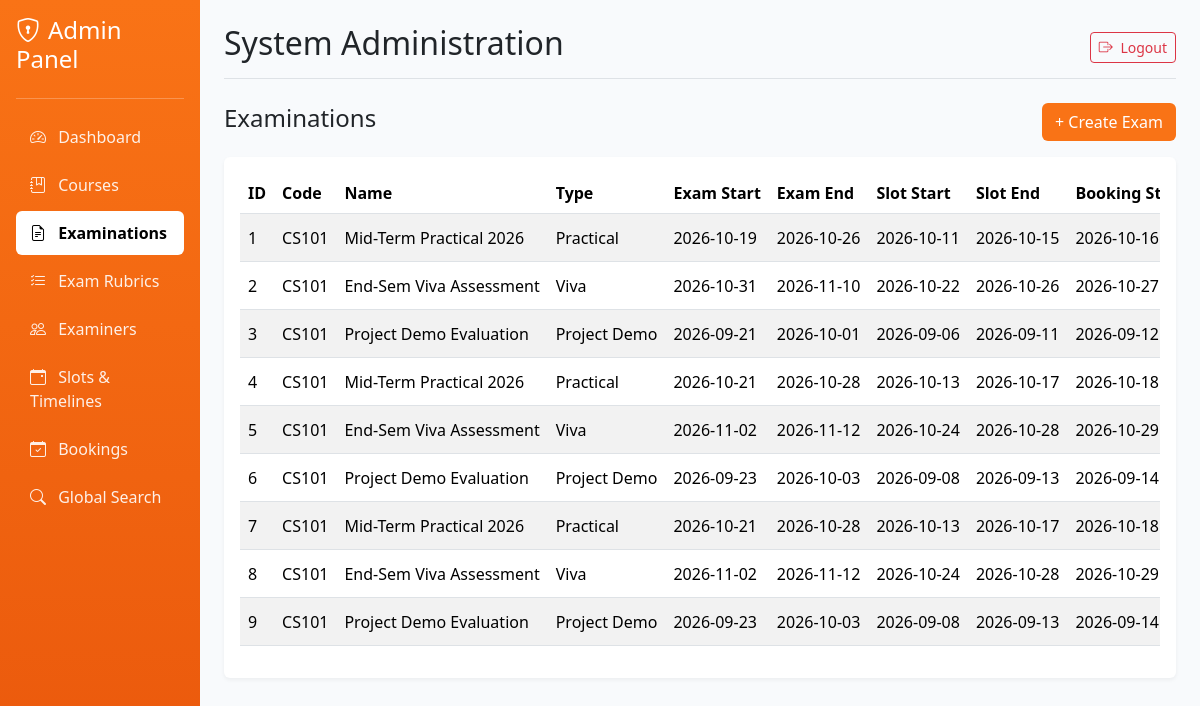
/admin/exams, run on an earlier commit of the app's database.
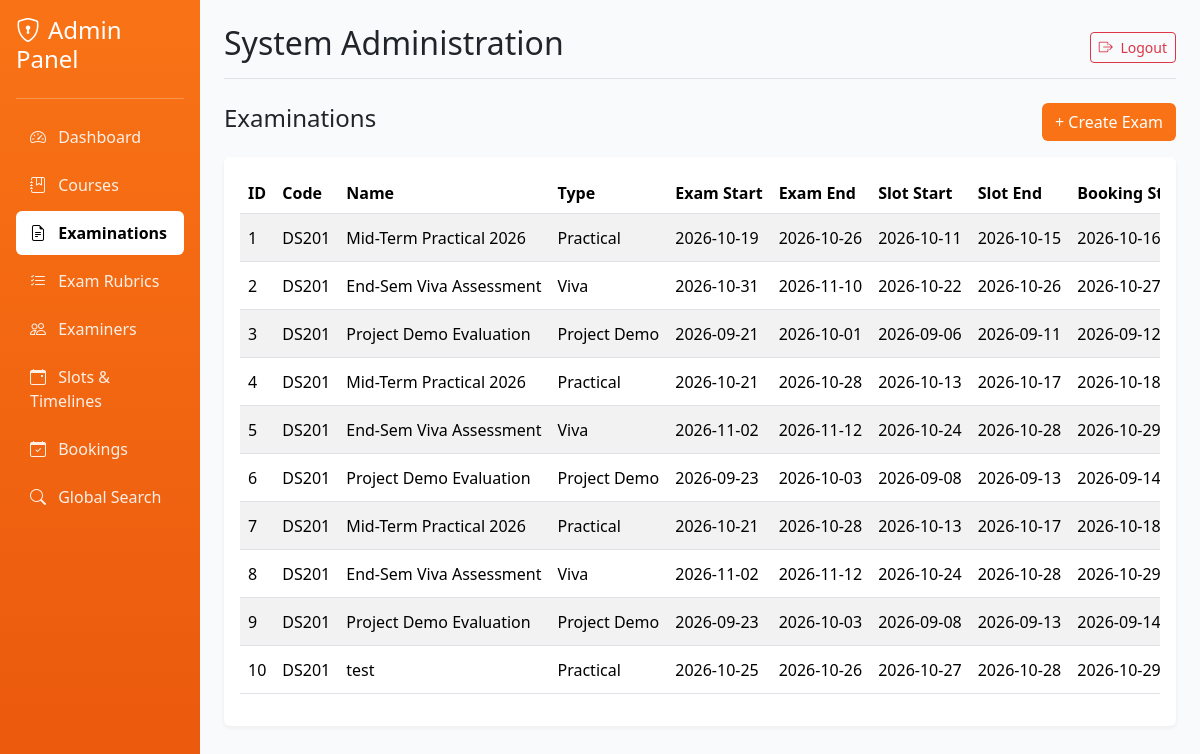
And on a later commit of the database.
### models.py (models this page shows)
class Examination(db.Model):
    id = db.Column(db.Integer, primary_key=True)
    course_id = db.Column(db.Integer, db.ForeignKey('course.id'), nullable=False)
    name = db.Column(db.String(100), nullable=False)
    exam_type = db.Column(db.String(50), nullable=False) # 'Viva', 'Practical', 'Project Demo', 'Assessment'[cite: 6]
    start_date = db.Column(db.Date, nullable=False)
    end_date = db.Column(db.Date, nullable=False)
    slot_creation_start = db.Column(db.Date, nullable=False)
    slot_creation_end = db.Column(db.Date, nullable=False)
    slot_booking_start = db.Column(db.Date, nullable=False)
    slot_booking_end = db.Column(db.Date, nullable=False)
    status = db.Column(db.String(20), default='Draft') # 'Draft', 'Slot Creation', 'Booking Open', 'Closed', 'Completed'[cite: 7]

class Course(db.Model):
    id = db.Column(db.Integer, primary_key=True)
    course_code = db.Column(db.String(20), unique=True, nullable=False)
    course_name = db.Column(db.String(100), nullable=False)
    description = db.Column(db.Text)
    status = db.Column(db.String(20), default='Active')
    exams = db.relationship('Examination', backref='course', lazy=True)

### app.py (the view)
@app.route('/admin/exams')
def admin_exams():
    exams = Examination.query.all()
    courses = Course.query.all()
    return render_template('admin/exams.html', active_page='exams', exams=exams,courses=courses)

### templates/admin/exams.html (shortened to what this page needs)
{% extends 'admin/base.html' %}
{% block content %}
<div id="exams-tab">
    <div class="d-flex justify-content-between align-items-center mb-3">
        <h4>Examinations</h4>
        <button type="button" class="btn btn-orange" data-bs-toggle="modal" data-bs-target="#examModal">
            + Create Exam
        </button>
    </div>
    <div class="card p-3">
    <div class="table-responsive">
        <table class="table table-striped align-middle text-nowrap">
            <thead>
                <tr>
                    <th>ID</th>
                    <th>Code</th>
                    <th>Name</th>
                    <th>Type</th>
                    <th>Exam Start</th>
                    <th>Exam End</th>
                    <th>Slot Start</th>
                    <th>Slot End</th>
                    <th>Booking Start</th>
                </tr>
            </thead>
            <tbody>
                {% for exam in exams %}
                <tr>
                    <td>{{ exam.id }}</td>
                    <td>{{ exam.course.course_code }}</td>
                    <td>{{ exam.name }}</td>
                    <td>{{ exam.exam_type }}</td>
                    <td>{{exam.start_date}}</td>
                    <td>{{exam.end_date}}</td>
                    <td>{{exam.slot_creation_start}}</td>
                    <td>{{exam.slot_creation_end}}</td>
                    <td>{{exam.slot_booking_start}}</td>
                </tr>
                {% else %}
                <tr>
                    <td colspan="6" class="text-center text-muted">No examinations found.</td>
                </tr>
                {% endfor %}
            </tbody>
        </table>
    </Div>
    </div>
</div>
{% endblock %}

### templates/admin/base.html (shortened to what this page needs)
<!DOCTYPE html>
<html lang="en">
<head>
    <link href="https://cdn.jsdelivr.net/npm/bootstrap@5.3.3/dist/css/bootstrap.min.css" rel="stylesheet">
    <link rel="stylesheet" href="https://cdn.jsdelivr.net/npm/bootstrap-icons@1.11.3/font/bootstrap-icons.min.css">
</head>
<body>
    <div class="container-fluid">
        <div class="row">
            <div class="col-md-3 col-lg-2 sidebar p-3">
                <h4 class="text-white mb-4"><i class="bi bi-shield-lock me-2"></i>Admin Panel</h4>
                <hr class="text-white">
                <ul class="nav nav-pills flex-column mb-auto">
                    <li><a href="{{ url_for('admin_dashboard') }}" class="nav-link {% if active_page == 'dashboard' %}active{% endif %}"><i class="bi bi-speedometer2 me-2"></i> Dashboard</a></li>
                    <li><a href="{{ url_for('admin_courses') }}" class="nav-link {% if active_page == 'courses' %}active{% endif %}"><i class="bi bi-journal-bookmark me-2"></i> Courses</a></li>
                    <li><a href="{{ url_for('admin_exams') }}" class="nav-link {% if active_page == 'exams' %}active{% endif %}"><i class="bi bi-file-earmark-text me-2"></i> Examinations</a></li>
                    <li><a href="{{ url_for('admin_rubrics') }}" class="nav-link {% if active_page == 'rubrics' %}active{% endif %}"><i class="bi bi-list-check me-2"></i> Exam Rubrics</a></li>
                    <li><a href="{{ url_for('admin_examiners') }}" class="nav-link {% if active_page == 'examiners' %}active{% endif %}"><i class="bi bi-people me-2"></i> Examiners</a></li>
                    <li><a href="{{ url_for('admin_slots') }}" class="nav-link {% if active_page == 'slots' %}active{% endif %}"><i class="bi bi-calendar-event me-2"></i> Slots & Timelines</a></li>
                    <li><a href="{{ url_for('admin_bookings') }}" class="nav-link {% if active_page == 'bookings' %}active{% endif %}"><i class="bi bi-calendar-check me-2"></i> Bookings</a></li>
                    <li><a href="{{ url_for('admin_directory') }}" class="nav-link {% if active_page == 'directory' %}active{% endif %}"><i class="bi bi-search me-2"></i> Global Search</a></li>
                </ul>
            </div>
            <div class="col-md-9 col-lg-10 p-4">
                <div class="d-flex justify-content-between align-items-center mb-4 border-bottom pb-2">
                    <h2>System Administration</h2>
                    <a href="{{ url_for('logout') }}" class="btn btn-outline-danger btn-sm"><i class="bi bi-box-arrow-right me-1"></i> Logout</a>
                </div>
                {% block content %}{% endblock %}
            </div>
        </div>
    </div>
</body>
</html>

### templates/admin/base.html (style rules this page uses)
:root { --main-orange: #f97316; --dark-orange: #ea580c; }
body { background-color: #f8fafc; font-family: 'Segoe UI', Tahoma, Geneva, Verdana, sans-serif; }
.sidebar { background: linear-gradient(180deg, var(--main-orange), var(--dark-orange)); min-height: 100vh; color: white; }
.sidebar .nav-link { color: rgba(255, 255, 255, 0.9); font-weight: 500; margin-bottom: 4px; border-radius: 6px; padding: 10px 14px; }
.sidebar .nav-link:hover, .sidebar .nav-link.active { color: #000; background-color: #ffffff; font-weight: 600; }
.btn-orange { background-color: var(--main-orange); color: white; font-weight: 500; }
.card { border: none; box-shadow: 0 2px 4px rgba(0,0,0,0.05); }

What changed in the data, as far as the page shows it:
changed through a linked row, Examination id 1: course.course_code "CS101" → "DS201"
changed through a linked row, Examination id 2: course.course_code "CS101" → "DS201"
changed through a linked row, Examination id 3: course.course_code "CS101" → "DS201"
changed through a linked row, Examination id 4: course.course_code "CS101" → "DS201"
changed through a linked row, Examination id 5: course.course_code "CS101" → "DS201"
changed through a linked row, Examination id 6: course.course_code "CS101" → "DS201"
changed through a linked row, Examination id 7: course.course_code "CS101" → "DS201"
changed through a linked row, Examination id 8: course.course_code "CS101" → "DS201"
changed through a linked row, Examination id 9: course.course_code "CS101" → "DS201"
added Examination: id "10", course.course_code "DS201", name "test", exam_type "Practical", start_date "2026-10-25", end_date "2026-10-26", slot_creation_start "2026-10-27", slot_creation_end "2026-10-28", slot_booking_start "2026-10-29"
